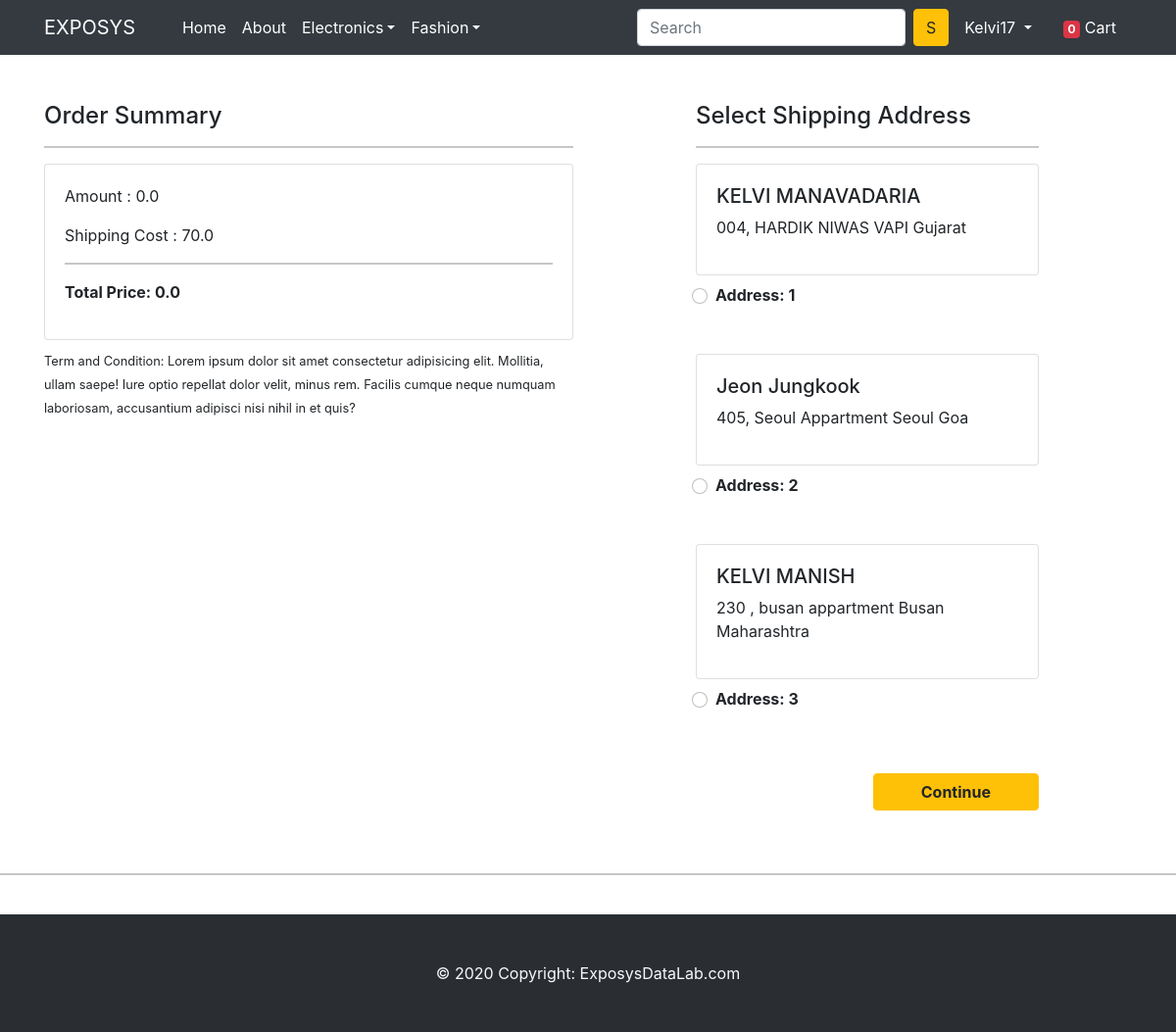
/checkout/ (signed in), run on an earlier commit of the app's database.
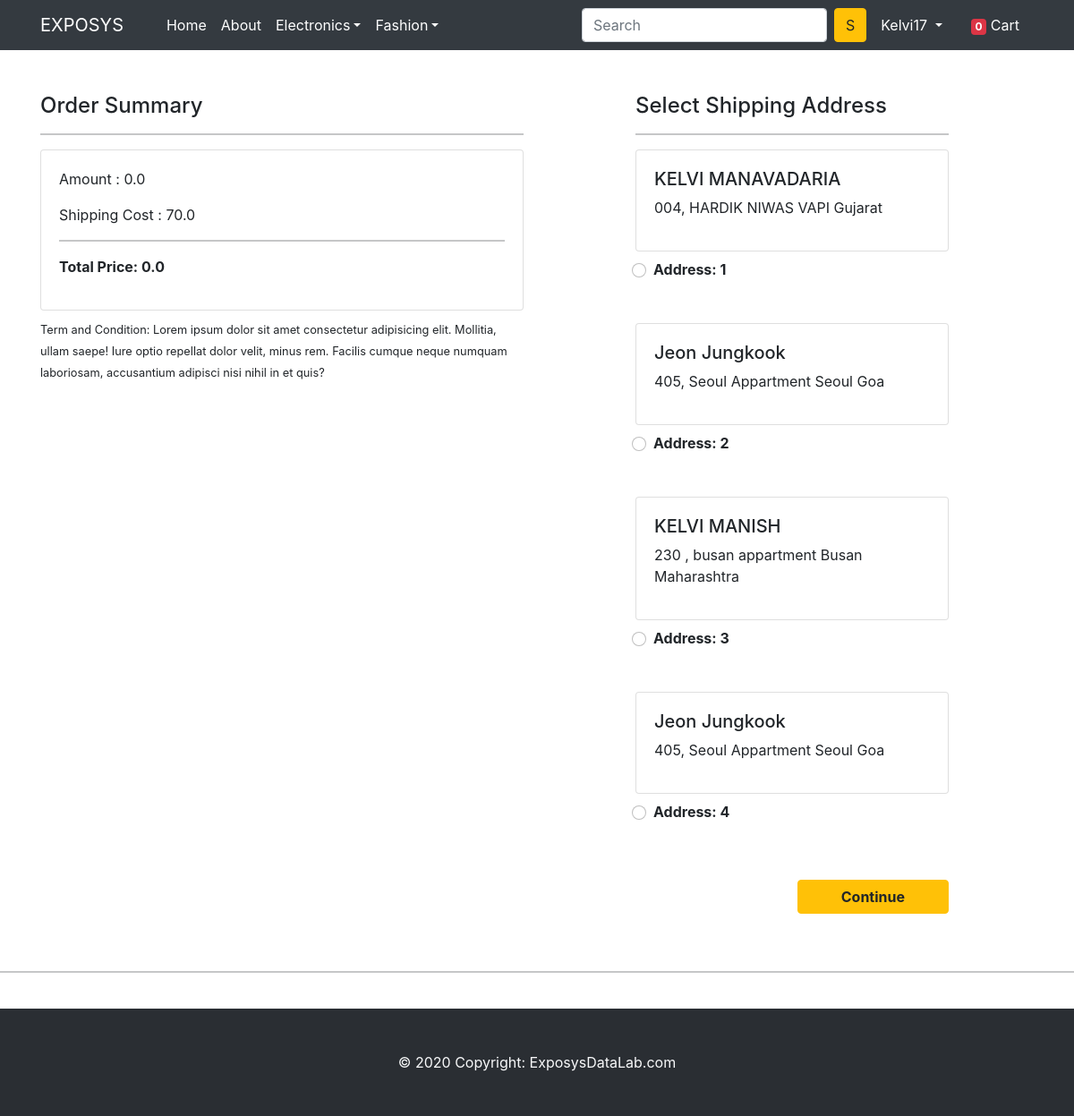
And on a later commit of the database.
### store/models.py (models this page shows, shortened)
class Customer(models.Model):
    user = models.ForeignKey(User,on_delete=models.CASCADE)
    name = models.CharField(max_length=200)
    locality = models.CharField(max_length=200)
    city = models.CharField(max_length=50)
    zipcode = models.IntegerField()
    state = models.CharField(choices=STATE_CHOICE,max_length=50)

### store/views.py (the view)
# urls.py: path('checkout/', views.checkout, name='checkout'),
def checkout(request):
    users = Customer.objects.filter(user= request.user)
    cart_items = Cart.objects.filter(user=request.user)
    amount = 0.0
    Shipping = 70.0
    total_amount = 0.0
    cart_products = [p for p in Cart.objects.all() if p.user == request.user]
    if cart_products:
            for p in cart_products:
                tempam = p.quantity * p.product.discounted_price
                amount += tempam
                total_amount = amount + Shipping
    cart_quantity = [p.quantity for p in Cart.objects.all() if p.user == request.user]
    total_cart_quantity = sum(cart_quantity)
    context = {'total_cart_quantity':total_cart_quantity,'users':users,'cart_items':cart_items,'total_amount' : total_amount ,'Shipping':Shipping,'amount':amount}
    return render(request, 'store/checkout.html',context)

### store/templates/store/checkout.html (shortened to what this page needs)
{% extends 'store/base.html' %}
{% load static %}
{% block main-content %}
<div class="container">
 <div class="row mt-5">
  <div class="col-sm-6">
    <h4>Order Summary</h4>
    <hr>
      <div class="card mb-2">
        <div class="card-body">
          <p>Amount : {{amount}}</p>
          <p> Shipping Cost : {{Shipping}}</p>
          <hr>
          <p class="fw-bold">Total Price: {{total_amount}}</p>
        </div>
      </div>
    <small>Term and Condition: Lorem ipsum dolor sit amet consectetur adipisicing elit. Mollitia, ullam saepe! Iure optio repellat dolor velit, minus rem. Facilis cumque neque numquam laboriosam, accusantium adipisci nisi nihil in et quis?</small>
  </div>
  <div class="col-sm-4 offset-sm-1">
    <h4>Select Shipping Address</h4>
    <hr>
    <form action="/paymentdone">
      {% for i in users %}
      <div class="card">
        <div class="card-body">
        <h5>{{i.name}}</h5>
        <p>{{i.locality}} {{i.city}} {{i.state}}</p>
        </div>
      </div>
        <div class="form-check mt-2 mb-5">
          <input class="form-check-input" type="radio" value="{{i.id}}" name="custid" id = "custadd{{forloop.counter}}">
          <label class="form-check-label fw-bold" for="">
            Address: {{forloop.counter}} </label>
        </div>
        {% endfor %}
        <div class="text-end">
          <button type="submit" class="btn btn-warning mt-3 px-5 fw-bold">Continue</button>
        </div>
      </form>
    </div>
  </div>
</div>
{% endblock main-content %}

What changed in the data, as far as the page shows it:
added Customer: name "Jeon Jungkook", locality "405, Seoul Appartment", city "Seoul", state "Goa"
